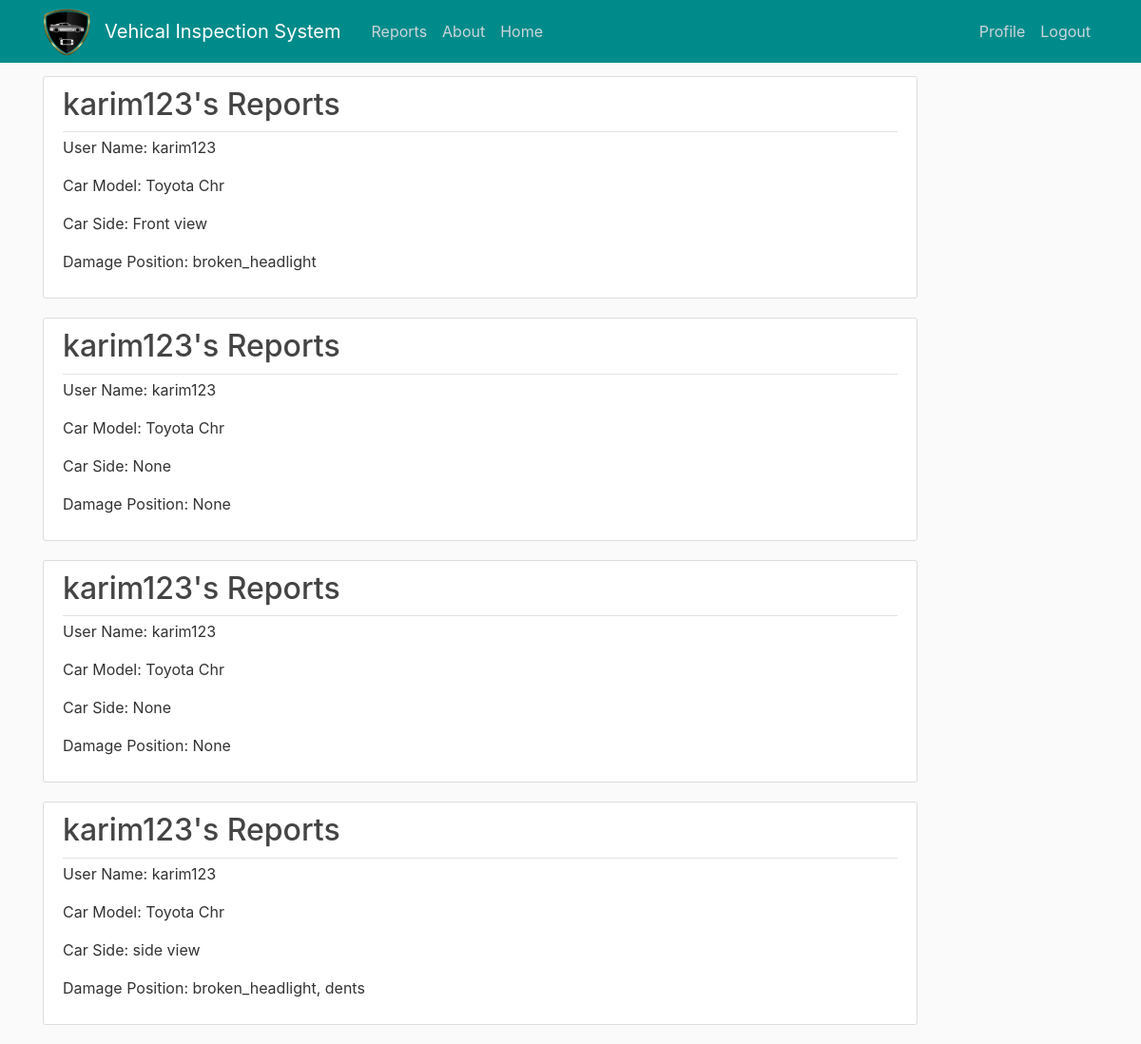
/showreports/ (signed in), run on the app's committed database.
### users/models.py (models this page shows, shortened)
class report(models.Model):
    username = models.ForeignKey(User, on_delete=models.CASCADE)
    isdamaged = models.CharField(max_length = 100, default='')
    carmodels =  models.CharField(max_length = 100, default='')
    damageposition = models.CharField(max_length = 100, default='')
    viewside = models.CharField(max_length = 100, default='')
    damageprice = models.IntegerField()
    image = models.ImageField(default='default.jpg', upload_to='profile_pics')

### users/views.py (the view)
# urls.py: path('showreports/', user_views.showreports, name='showreports'),
@login_required
def showreports(request):
    context = {
        'Reports': report.objects.all()
    }
    return render(request, 'users/showreports.html', context)

### users/templates/users/showreports.html
{% extends "main/base.html" %}
{% block content %}
    {% for report in Reports %}
      {% ifequal report.username|stringformat:"s" user.username %}
        <article class="media content-section">
          <div class="media-body">
            <div class="article-metadata">
              <h2 class="mr-2" href="#">{{ report.username }}'s Reports</h2>
            </div>
            <p class="article-content">User Name: {{ report.username }}</p>
            <p class="article-content">Car Model: {{ report.carmodels }}</p>
            <p class="article-content">Car Side: {{ report.viewside }}</p>
            <p class="article-content">Damage Position: {{ report.damageposition }}</p>
          </div>
        </article>
      {% endifequal %}
    {% endfor %}
{% endblock content %}

### main/static/main/main.css (style rules this page uses)
body { background: #fafafa; color: #333333; margin-top: 5rem; }
h1, h2, h3, h4, h5, h6 { color: #444444; }
.content-section { background: #ffffff; padding: 10px 20px; border: 1px solid #dddddd; border-radius: 3px; margin-bottom: 20px; }
.article-content { white-space: pre-line; }
.article-metadata { padding-bottom: 1px; margin-bottom: 4px; border-bottom: 1px solid #e3e3e3 }

### data on the page
report: username "karim123", carmodels "Toyota Chr", viewside "Front view", damageposition "broken_headlight"
report: username "karim123", carmodels "Toyota Chr", viewside "None", damageposition "None"
report: username "karim123", carmodels "Toyota Chr", viewside "None", damageposition "None"
report: username "karim123", carmodels "Toyota Chr", viewside "side view", damageposition "broken_headlight, dents"
